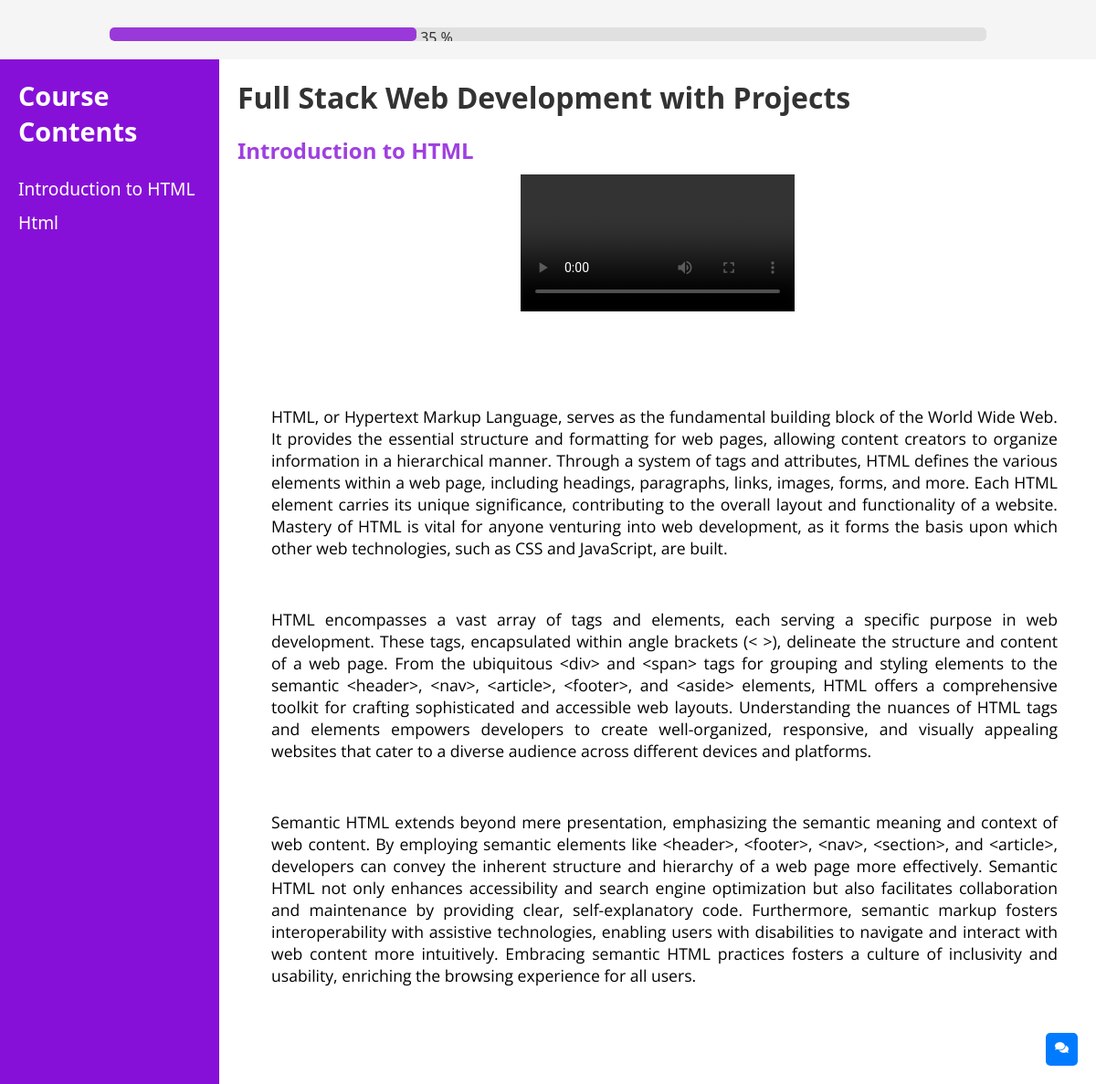
/ashish/course-content/full-stack-web-development-with-projects/ (signed in), run on the app's committed database.
### main/models.py (models this page shows, shortened)
class Lesson(models.Model):
    id = models.AutoField(primary_key=True)
    lesson_no = models.TextField(default=1)
    course = models.ForeignKey(Course, on_delete=models.CASCADE, related_name='lessons')
    lesson_title = models.CharField(max_length=255, default='Lesson')
    lesson_video =  CloudinaryField('lesson-video', null=True)
    paragraph1 = models.TextField()
    paragraph2 = models.TextField()
    paragraph3 = models.TextField()

class Course(models.Model):
    LEVEL_CHOICES = [
        ('Beginner', 'Beginner'),
        ('Intermediate', 'Intermediate'),
        ('Advanced', 'Advanced')
    ]
    id = models.AutoField(primary_key=True)
    title = models.CharField(max_length=255)
    slug = models.SlugField(unique=True)
    description = models.TextField()
    thumbnail = CloudinaryField('thumbnail')
    featured_video = CloudinaryField('featured_video')
    instructor = models.ForeignKey(User, on_delete=models.CASCADE, related_name='courses', default=None)
    created_at = models.DateTimeField(auto_now_add=True)
    updated_at = models.DateTimeField(auto_now=True)
    level = models.CharField(max_length=20, choices=LEVEL_CHOICES, default='Beginner')
    duration = models.CharField(max_length=10, default='0')
    category = models.CharField(max_length=255, default="uncategorized")
    price = models.DecimalField(max_digits=8, decimal_places=2, default=0.00)
    discount = models.DecimalField(max_digits=5, decimal_places=2, default=0.00)
    requirements = models.TextField(help_text='Enter the requirements for the course, separated by a comma.', default='')
    content = models.TextField(help_text='Enter the course content, separated by a comma.', default='')
    lesson_title = models.CharField(max_length=255, default='Lesson')
    lesson_video = CloudinaryField('lesson_video', null=True)
    students = models.ManyToManyField(User, related_name='enrolled_courses', blank=True)

### main/views.py (the view)
# urls.py: path('<str:instructor>/course-content/<slug:slug>/', views.coursecontent, name='course-content'),
@login_required
def coursecontent(request, instructor, slug):
    instructor_obj = get_object_or_404(User, username=instructor)
    course = get_object_or_404(Course, slug=slug, instructor=instructor_obj)
    lessons = Lesson.objects.filter(course=course)
    context = {
        'course': course,
        'lessons': lessons
    }
    return render(request, 'course-content.html', context)

### templates/course-content.html (shortened to what this page needs)
<!DOCTYPE html>
<html lang="en">
<head>
    <link rel="stylesheet" href="https://cdnjs.cloudflare.com/ajax/libs/font-awesome/5.15.4/css/all.min.css">
</head>
<body>
    <div class="progress-bar-container">
        <div class="progress-bar"></div> &nbsp;35 %
    </div>
    <div class="container">
        <div class="sidebar">
            <h2>Course Contents</h2>
            <ul>
                {% for lesson in lessons %}
                    <li onclick="changeContent({{ lesson.lesson_no }})">{{ lesson.lesson_title }}</li>
                {% endfor %}
            </ul>
        </div>
        <div class="content">
            <h1>{{ course.title }}</h1>
            {% for lesson in lessons %}
                <div id="module{{ lesson.lesson_no }}" class="module{% if forloop.first %} active{% endif %}">
                    <h2>{{ lesson.lesson_title }}</h2>
                    <center>
                        <div>
                            <video controls controlsList="nodownload">
                                <source src="{{ lesson.lesson_video.url }}" type="{{ lesson.lesson_video.mime_type }}">
                            </video>
                        </div>
                    </center>
                    <br><br><br>
                    <p id ="p1">{{ lesson.paragraph1 }}<span class="btn-container"><button onclick="copyText(this)">Make it easy</button></span></p>
                    <p>{{ lesson.paragraph2 }}<span class="btn-container"><button onclick="copyText(this)">Make it easy</button></p>
                    <p>{{ lesson.paragraph3 }}<span class="btn-container"><button onclick="copyText(this)">Make it easy</button></p>
                </div>
            {% endfor %}
        </div>
    </div>
<button class="toggle-button" onclick="toggleIframe()">
    <i class="fa fa-comments"></i>
</button>
</body>
</html>

### templates/course-content.html (style rules this page uses)
* { margin: 0; padding: 0; box-sizing: border-box; overflow-y: auto; }
body { font-family: 'Segoe UI', Tahoma, Geneva, Verdana, sans-serif; background-color: #f5f5f5; color: #333; margin: 0; padding: 0; height: 100%; align-items: stretch; }
.container { display: flex; align-items: stretch; width: 100%; height: 100vh; }
.sidebar { flex: 0 0 auto; background-color: rgba(135, 16, 216, 1); color: #fff; padding: 20px; width: 20%; display: flex; flex-direction: column; position: sticky; top: 0; height: 100vh; overflow-x: hidden; }
.sidebar h2 { margin-bottom: 20px; font-size: 1.8rem; }
.sidebar ul { list-style: none; padding: 0; margin: 0; }
.sidebar li { margin-bottom: 10px; margin-top: 10px; border-color: white !important; border-width: 10px; cursor: pointer; font-size: 1.2rem; transition: all 0.2s ease; }
.active { font-weight: bold; }
.content { flex: 1; background-color: #fff; padding: 20px; text-align: left; }
.content h1 { font-size: 2rem; margin-bottom: 20px; color: #333; }
.module { display: none; max-width: 100%; overflow-x: auto; overflow-y: hidden; }
.module.active { display: block; }
.module h2 { font-size: 1.5rem; margin-bottom: 10px; color: rgba(135, 16, 216, .8); }
.module p { font-size: 1.1rem; color: black; font-family: "Open Sans", sans-serif; font-optical-sizing: auto; font-weight: 400; font-style: normal; font-variation-settings: "width" 100; overflow: hidden; word-wrap: break-word; text-align: justify; max-width: 100%; padding: 20px; padding-top: 30px; margin-left: 15px; border-radius: 5px; border: 2px solid transparent; position: relative; }
.toggle-button { position: fixed; bottom: 20px; right: 20px; z-index: 9999; padding: 10px; background-color: #007bff; color: white; border: none; border-radius: 5px; cursor: pointer; }
.progress-bar-container { width: 80%; margin: 20px auto; height: 15px; background-color: #e0e0e0; border-radius: 5px; display: flex; margin-top: 30px; }
.progress-bar { width: 0%; height: 100%; background-color: rgba(135, 16, 216, 0.8); border-radius: 5px; transition: width 0.5s ease-in-out; }

### data on the page
Lesson: lesson_title "Introduction to HTML", paragraph1 "HTML, or Hypertext Markup Language, serves as the fundamental building block of the World Wide Web. It provides the essential structure and formatting for web pages, allowing content creators to organize information in a hierarchical manner. Through a system of tags and attributes, HTML defines the various elements within a web page, including headings, paragraphs, links, images, forms, and more. Each HTML element carries its unique significance, contributing to the overall layout and functionality of a website. Mastery of HTML is vital for anyone venturing into web development, as it forms the basis upon which other web technologies, such as CSS and JavaScript, are built.", paragraph2 "HTML encompasses a vast array of tags and elements, each serving a specific purpose in web development. These tags, encapsulated within angle brackets (< >), delineate the structure and content of a web page. From the ubiquitous <div> and <span> tags for grouping and styling elements to the semantic <header>, <nav>, <article>, <footer>, and <aside> elements, HTML offers a comprehensive toolkit for crafting sophisticated and accessible web layouts. Understanding the nuances of HTML tags and elements empowers developers to create well-organized, responsive, and visually appealing websites that cater to a diverse audience across different devices and platforms.", paragraph3 "Semantic HTML extends beyond mere presentation, emphasizing the semantic meaning and context of web content. By employing semantic elements like <header>, <footer>, <nav>, <section>, and <article>, developers can convey the inherent structure and hierarchy of a web page more effectively. Semantic HTML not only enhances accessibility and search engine optimization but also facilitates collaboration and maintenance by providing clear, self-explanatory code. Furthermore, semantic markup fosters interoperability with assistive technologies, enabling users with disabilities to navigate and interact with web content more intuitively. Embracing semantic HTML practices fosters a culture of…"
Lesson: lesson_title "Html"
Course: title "Full Stack Web Development with Projects"
